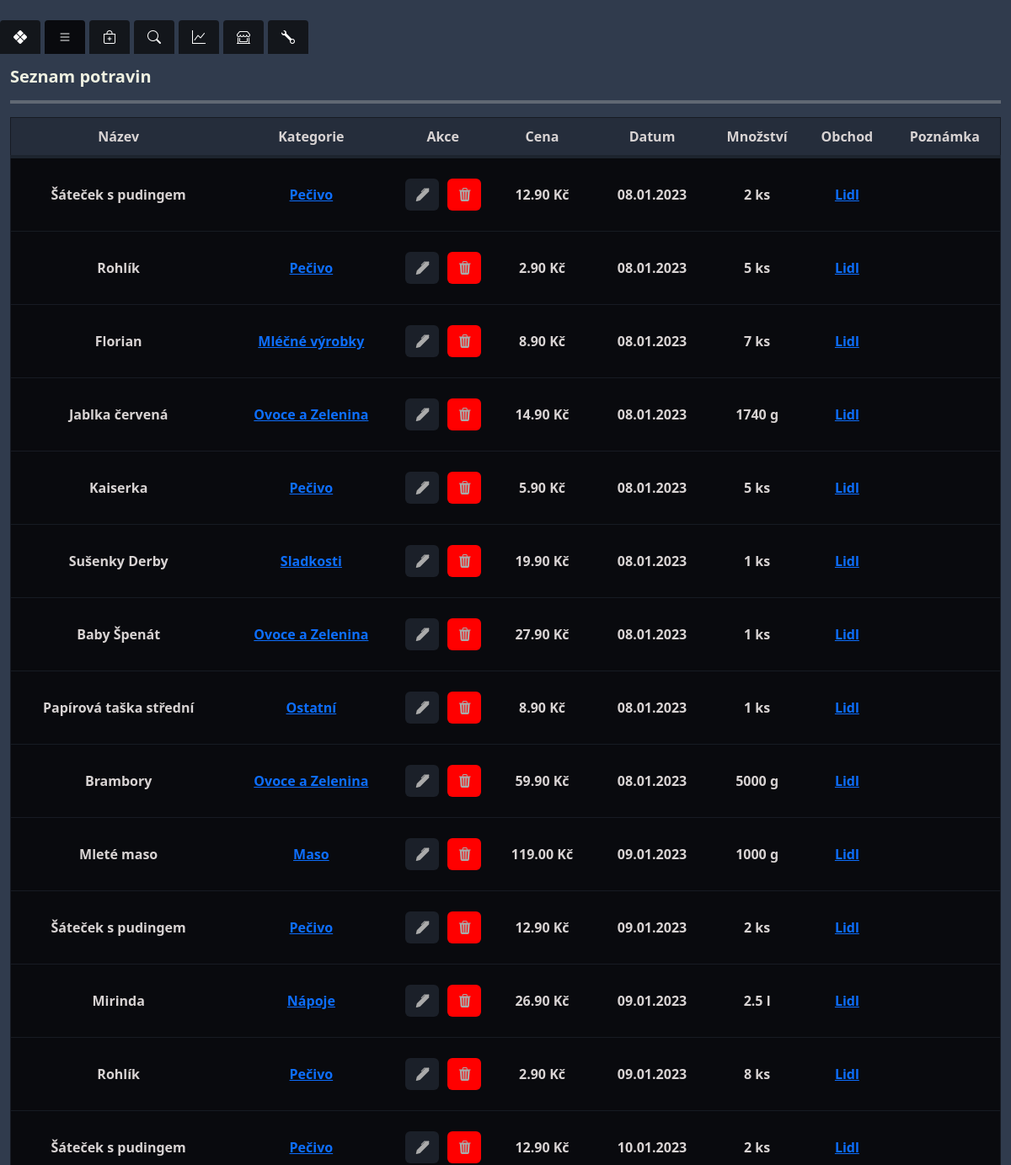
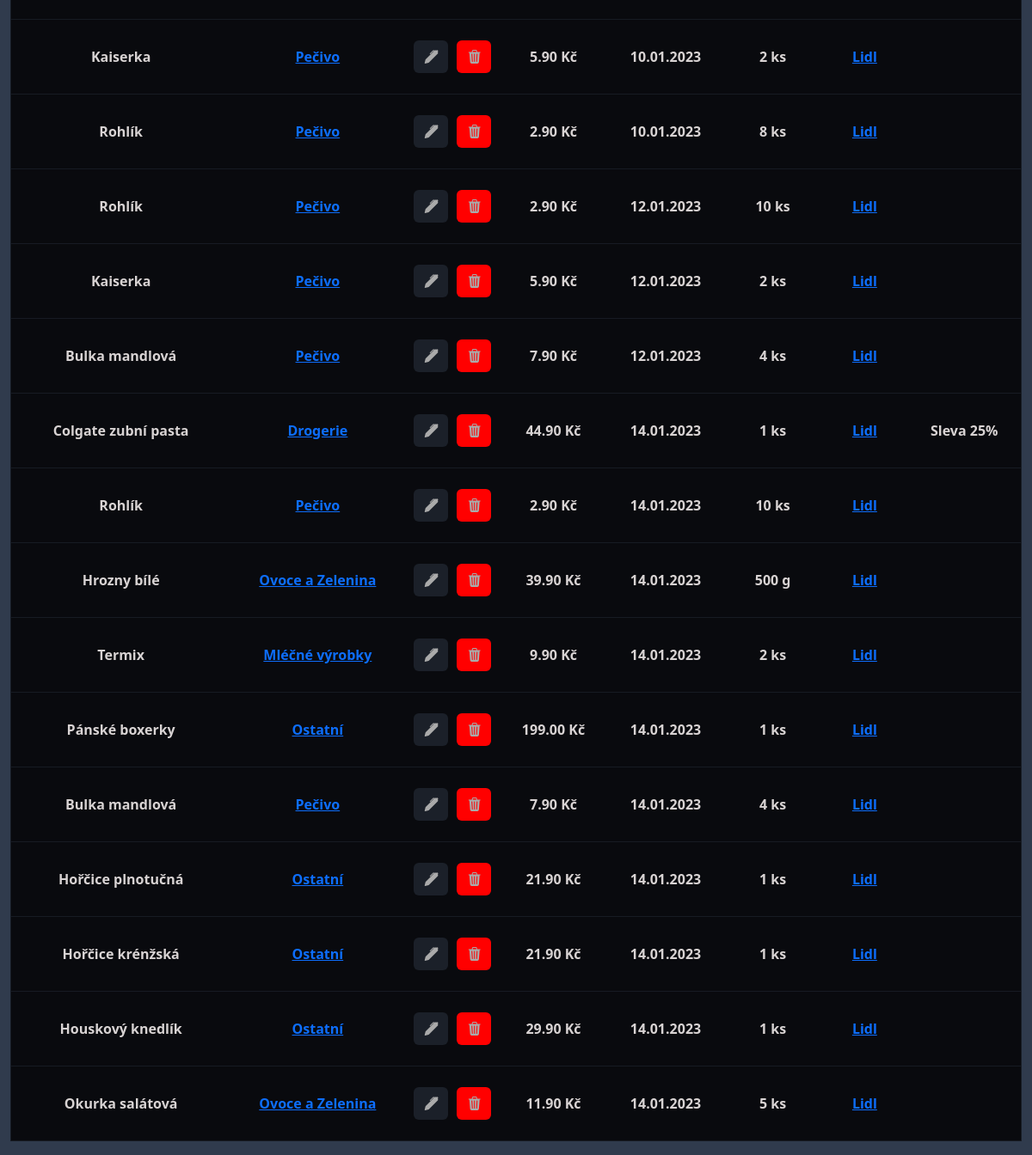
Screenshot of /food/filter/store/2 with the database file from the repository (2 pictures, top to bottom).
### food/models.py (models this page shows, shortened)
class Food(models.Model):
    UNITS = [
        ('pieces', 'ks'),
        ('grams', 'g'),
        ('mililiters', 'ml'),
        ('liters','l')
    ]
    name = models.CharField(max_length=255)
    food_type = models.ForeignKey(FoodType, related_name='foods' ,on_delete=models.CASCADE, default=1)
    price = models.FloatField()
    payment_method = models.ForeignKey(PaymentMethod, on_delete=models.CASCADE)
    date_added = models.DateField(default=timezone.now)
    quantity = models.FloatField(default=1)
    unit = models.CharField(max_length=10, choices=UNITS)
    store = models.ForeignKey(Store, on_delete=models.CASCADE,default=1)
    note = models.TextField(blank=True, null=True)

class FoodType(models.Model):
    name = models.CharField(max_length=255)

class Store(models.Model):
    name = models.CharField(max_length=255)

### food/food_filters.py (the view)
# urls.py: path('filter/store/<int:store_id>',filter_by_store,name='filter_by_store'),
def filter_by_store(request, store_id):
    foods = Food.objects.filter(store_id=store_id)
    return render(request, 'food_list.html', {'foods': foods})

### food/templates/food_list.html (shortened to what this page needs)
{% extends 'base.html' %}
{% block content %}
{{ block.super }}
<div class="container-fluid full-height d-flex flex-column">
    <div class="row flex-grow-1">
        <div class="col-12 full-height">
            <h5 class="mt-3">Seznam potravin</h5>
            <hr>
            {% if foods %}
            {% include 'food_table.html' %}
            {% else  %}
            <h4>Žádná potravina nebyla nalezena</h4>
<a class="mt-2 btn btn-custom" href="{% url 'add_food' %}">Přidat potravinu</a>
            {% endif  %}
        </div>
    </div>
</div>
{% endblock %}

### food/templates/food_table.html
<div class="table-responsive">
    <table class="custom-table">
        <thead>
            <tr>
                <th scope="col">Název</th>
                <th scope="col">Kategorie</th>
                <th scope="col">Akce</th>
                <th scope="col">Cena</th>
                <th scope="col">Datum</th>
                <th scope="col">Množství</th>
                <th scope="col">Obchod</th>
                <th scope="col">Poznámka</th>
            </tr>
        </thead>
        <tbody>
            {% for food in foods %}
            <tr>
                <td>{{ food.name }}</td>
                <td>{% if food.food_type.name != "------------" %}<a href="{% url 'filter_by_category' food.food_type.id  %}">{{ food.food_type.name }}</a></td>
                 {% else %}
                    Nepřiřazeno
                    {% endif %}
              <td>
    <div style="display: flex; gap: 10px; align-items: center; justify-content: center;">
        <a style="width: 40px; margin: 0;" href="{% url 'edit_food' food.id %}" class="btn btn-custom">
            <i class="bi bi-pen-fill"></i>
        </a>
        <a style="background:red;width: 40px; margin: 0;" href="{% url 'delete_food' food.id %}" class="btn btn-custom">
            <i class="bi bi-trash3-fill"></i>
        </a>
    </div>
</td>
                <td>{{ food.price|floatformat:2 }} Kč</td>
                <td>{{ food.date_added|date:"d.m.Y" }}</td>
<td>
    {% if food.unit == "pieces" or food.unit == "grams" %}
        {{ food.quantity|floatformat:0 }}
    {% else %}
        {{ food.quantity|floatformat:1 }}
    {% endif %}
    {% if food.unit == "grams" %}
        g
    {% elif food.unit == "mililiters" %}
        ml
    {% elif food.unit == "liters" %}
        l
    {% elif food.unit == "pieces" %}
        ks
    {% else %}
        {{ food.unit }}
    {% endif %}
</td>
                <td><a href="{% url 'filter_by_store' food.store.id  %}">{{ food.store.name }}</a></td>
                <td>{{ food.note }}</td>
            </tr>
            {% endfor %}
        </tbody>
    </table>
</div>

### food/templates/base.html (style rules this page uses)
body { background-color: #303b4d; color: #eef0e1; }
.btn-custom { color: #aaaaaa; background-color: #1b2029; border-color: none; }
input, select, option, button, h3, h5 { font-weight: bold !important; }
hr { border: 0; border-top: 4px solid; color: #eef0e1; }
.custom-table { width: 100%; margin-bottom: 1rem; color: #ffffff; background-color: #13161b; border: 1px solid #171b23; }
.custom-table th, .custom-table td { padding: 0.75rem; vertical-align: top; border-top: 1px solid #171b23; font-weight: bold; background-color: #090a0e; color: #d8d3d3; }
.custom-table thead th { vertical-align: bottom; border-bottom: 4px solid #1d242e; background-color: #252d3b; }
html, body { height: 100%; }
.full-height { height: 100vh; }
.custom-table td { padding-left: 5px; padding-right: 5px; white-space: nowrap; }
.custom-table td::before, .custom-table td::after { content: "\00a0"; padding-left: 5px; padding-right: 5px; }
.custom-table th, .custom-table td { padding: 0px; text-align: center; vertical-align: middle; }
.custom-table th { padding:10px; }
.custom-table .btn { margin: 0 auto; display: block; }

### rows the page displays
Food: name "Šáteček s pudingem", food_type.name "Pečivo", price "12.90", date_added "08.01.2023", quantity "2", unit "ks", store.name "Lidl"
Food: name "Rohlík", food_type.name "Pečivo", price "2.90", date_added "08.01.2023", quantity "5", unit "ks", store.name "Lidl"
Food: name "Florian", food_type.name "Mléčné výrobky", price "8.90", date_added "08.01.2023", quantity "7", unit "ks", store.name "Lidl"
Food: name "Jablka červená", food_type.name "Ovoce a Zelenina", price "14.90", date_added "08.01.2023", quantity "1740", unit "g", store.name "Lidl"
Food: name "Kaiserka", food_type.name "Pečivo", price "5.90", date_added "08.01.2023", quantity "5", unit "ks", store.name "Lidl"
Food: name "Sušenky Derby", food_type.name "Sladkosti", price "19.90", date_added "08.01.2023", quantity "1", unit "ks", store.name "Lidl"
Food: name "Baby Špenát", food_type.name "Ovoce a Zelenina", price "27.90", date_added "08.01.2023", quantity "1", unit "ks", store.name "Lidl"
Food: name "Papírová taška střední", food_type.name "Ostatní", price "8.90", date_added "08.01.2023", quantity "1", unit "ks", store.name "Lidl"
Food: name "Brambory", food_type.name "Ovoce a Zelenina", price "59.90", date_added "08.01.2023", quantity "5000", unit "g", store.name "Lidl"
Food: name "Mleté maso", food_type.name "Maso", price "119.00", date_added "09.01.2023", quantity "1000", unit "g", store.name "Lidl"
Food: name "Šáteček s pudingem", food_type.name "Pečivo", price "12.90", date_added "09.01.2023", quantity "2", unit "ks", store.name "Lidl"
Food: name "Mirinda", food_type.name "Nápoje", price "26.90", date_added "09.01.2023", quantity "2.5", unit "l", store.name "Lidl"
Food: name "Rohlík", food_type.name "Pečivo", price "2.90", date_added "09.01.2023", quantity "8", unit "ks", store.name "Lidl"
Food: name "Šáteček s pudingem", food_type.name "Pečivo", price "12.90", date_added "10.01.2023", quantity "2", unit "ks", store.name "Lidl"
Food: name "Kaiserka", food_type.name "Pečivo", price "5.90", date_added "10.01.2023", quantity "2", unit "ks", store.name "Lidl"
Food: name "Rohlík", food_type.name "Pečivo", price "2.90", date_added "10.01.2023", quantity "8", unit "ks", store.name "Lidl"
Food: name "Rohlík", food_type.name "Pečivo", price "2.90", date_added "12.01.2023", quantity "10", unit "ks", store.name "Lidl"
Food: name "Kaiserka", food_type.name "Pečivo", price "5.90", date_added "12.01.2023", quantity "2", unit "ks", store.name "Lidl"
Food: name "Bulka mandlová", food_type.name "Pečivo", price "7.90", date_added "12.01.2023", quantity "4", unit "ks", store.name "Lidl"
Food: name "Colgate zubní pasta", food_type.name "Drogerie", price "44.90", date_added "14.01.2023", quantity "1", unit "ks", store.name "Lidl", note "Sleva 25%"
Food: name "Rohlík", food_type.name "Pečivo", price "2.90", date_added "14.01.2023", quantity "10", unit "ks", store.name "Lidl"
Food: name "Hrozny bílé", food_type.name "Ovoce a Zelenina", price "39.90", date_added "14.01.2023", quantity "500", unit "g", store.name "Lidl"
Food: name "Termix", food_type.name "Mléčné výrobky", price "9.90", date_added "14.01.2023", quantity "2", unit "ks", store.name "Lidl"
Food: name "Pánské boxerky", food_type.name "Ostatní", price "199.00", date_added "14.01.2023", quantity "1", unit "ks", store.name "Lidl"
Food: name "Bulka mandlová", food_type.name "Pečivo", price "7.90", date_added "14.01.2023", quantity "4", unit "ks", store.name "Lidl"
Food: name "Hořčice plnotučná", food_type.name "Ostatní", price "21.90", date_added "14.01.2023", quantity "1", unit "ks", store.name "Lidl"
Food: name "Hořčice krénžská", food_type.name "Ostatní", price "21.90", date_added "14.01.2023", quantity "1", unit "ks", store.name "Lidl"
Food: name "Houskový knedlík", food_type.name "Ostatní", price "29.90", date_added "14.01.2023", quantity "1", unit "ks", store.name "Lidl"
Food: name "Okurka salátová", food_type.name "Ovoce a Zelenina", price "11.90", date_added "14.01.2023", quantity "5", unit "ks", store.name "Lidl"
